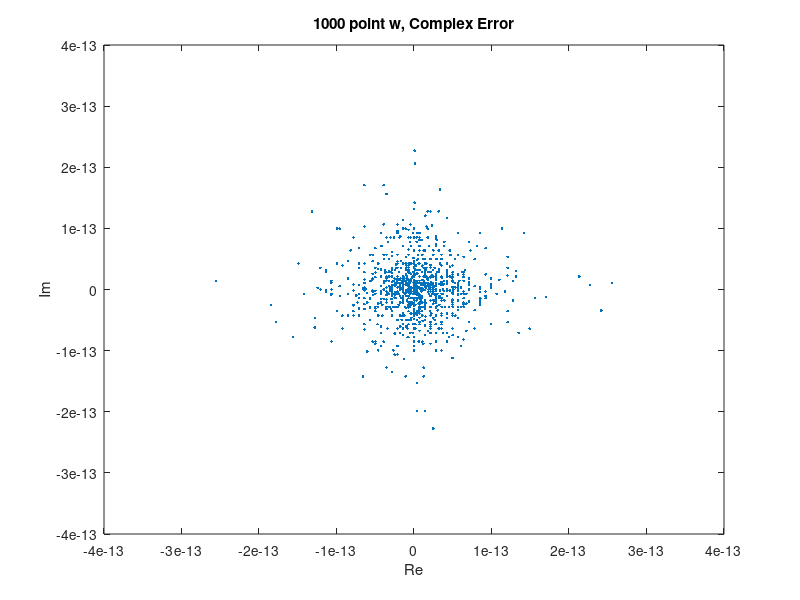

MATLAB code for this plot:
% Confirmation of the statement 
% If R * w = r_B, then R_T * w_B = r
% 
% author: Rafael Brouzos
% date: 18 May 2018

%% Prepare Parameters
clear all
close all

% Define matrix size
n = 1000;

% Create the random complex column and the random vector
col = randn(n,1) + 1i*randn(n,1);
w = randn(n,1);

%% Run the calculations

% Get the conjugate row
row = conj(col);
% Reverse the vector
wb = w(end:-1:1);

% Find the Toeplitz matrices
R = toeplitz(col,row);  % create the Toeplitz matrix
Rt = R.';               % get the transpose matrix

% Get the 1st product
rb = R*w;

% Get the 2nd product
r = Rt*wb;

% Reverse the vector
r2 = rb(end:-1:1);

%% Confirm Results

% Check the error
if max(abs(r2-r)) < 10e-10
    disp('Theory Confirmed')
else
    disp 'WRONG THEORY'
end

% Plot the error
plot(r2-r,'.')
title([num2str(n) ' point w, Complex Error'])
xlabel('Re')
ylabel('Im')

% Display the maximun absolute error
max(abs(r2-r))